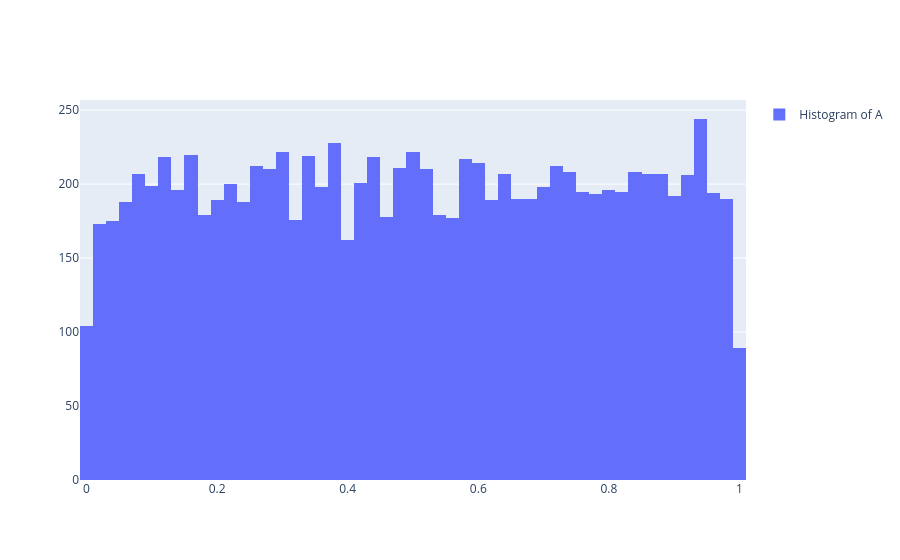

Write notebook code for a chart like this one.
### Code cell
import plotly.graph_objects as go

fig = go.Figure()

fig.add_trace(
    go.Histogram(
        x=df["A"],
        nbinsx=50,
        name= "Histogram of A",
        showlegend=True
    )
)

fig.show()

### Figure 1 — Plotly figure (JSON) as saved in the notebook; plotly's stock layout.template omitted (floating-point values rounded to 4 significant figures; data arrays with more than 128 entries replaced by an {"elided": "..."} marker saying what was removed)
{"data": [{"name": "Histogram of A", "nbinsx": 50, "showlegend": true, "type": "histogram", "x": {"elided": "10000 float values"}}], "layout": {}}
